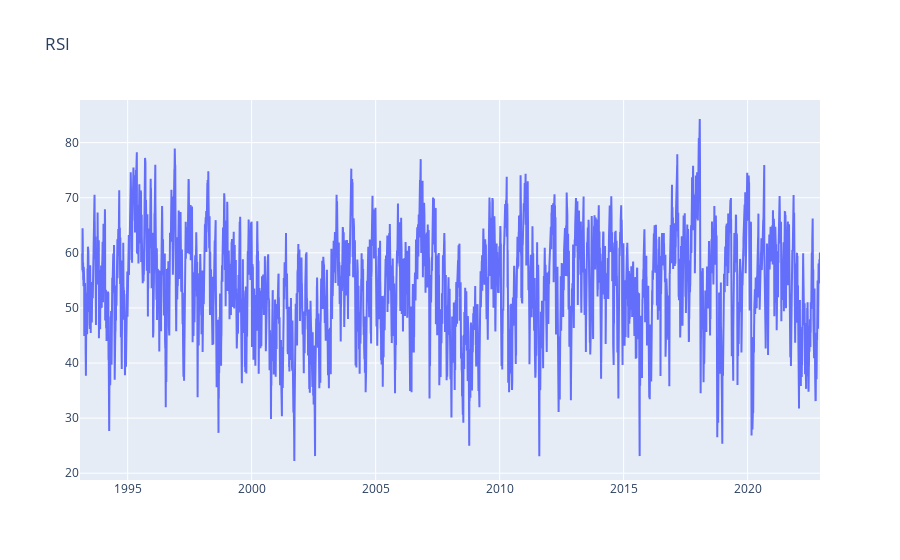

The notebook cell saved with this chart:
### Code cell
fig = go.Figure()
fig.add_trace(go.Scatter(x=rsi.index, y=rsi))
fig.update_layout(title="RSI")
fig.show()

### Figure 1 — Plotly figure (JSON) as saved in the notebook; plotly's stock layout.template omitted (floating-point values rounded to 4 significant figures; data arrays with more than 128 entries replaced by an {"elided": "..."} marker saying what was removed)
{"data": [{"type": "scatter", "x": {"elided": "7517 str values"}, "y": {"elided": "7517 float values"}}], "layout": {"title": {"text": "RSI"}}}
